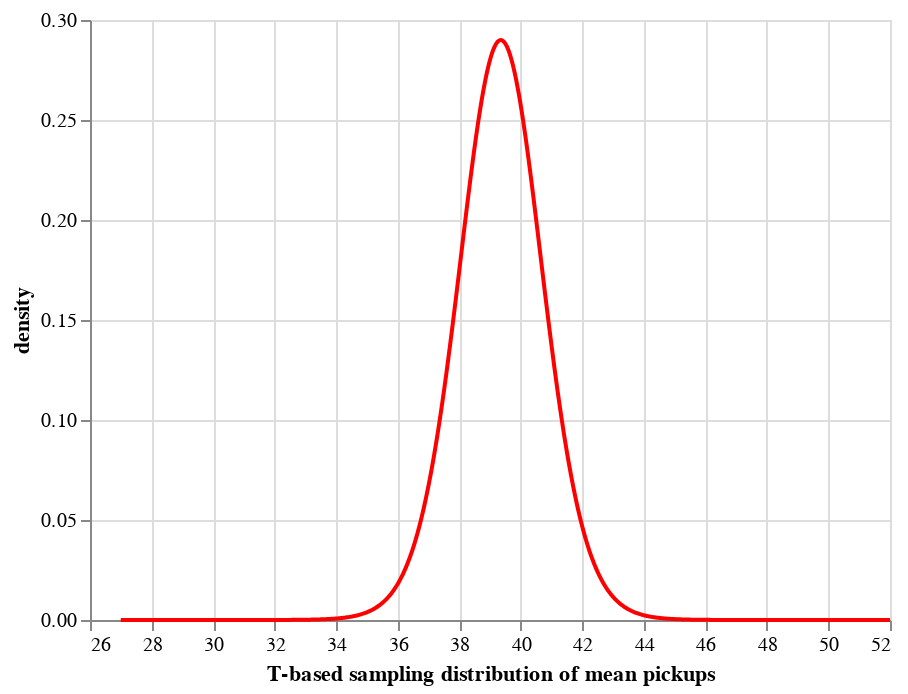

Write notebook code for a chart like this one.
### Markdown cell above
## 1.3 t-based confidence distribution for mean pickups

A slight improvement to the sampling distribution above is to use a Student's t confidence distribution. At small sample sizes, the Normal approximation is less accurate; a scaled-and-shifted Student's t distribution will have slightly fatter tails than the Normal distribution. 

To determine how fat the tails are, the t distribution uses a *degrees of freedom* parameter, which for the estimate of a single independent mean of sample size $n$ is equal to $n - 1$. Thus, an improved confidence distribution over the Normal approximation above is:

$\begin{align}
\mathrm{density~function~(PDF):~} & f_\mathrm{t}\left(x \middle| n - 1, \bar{x}, s_\bar{x}\right) & \mathtt{stats.t.pdf()}\\
\mathrm{cumulative~distribution~function~(CDF):~} & F_\mathrm{t}\left(x \middle| n - 1, \bar{x}, s_\bar{x}\right) & \mathtt{stats.t.cdf()}\\
\mathrm{quantile~function~(PPF):~} & F^{-1}_\mathrm{t}\left(p \middle| n - 1, \bar{x}, s_\bar{x}\right) & \mathtt{stats.t.ppf()}
\end{align}$

This confidence distribution is related to the common Student's t test: confidence intervals from this distribution are the same as the confidence intervals you would generate from a t test.

### Question 1.3.1 Visualize the Student's t confidence distribution for the mean (5 points)

Visualize the density of the t-based confidence distribution described above in a similar manner to how the Normal sampling distribution was visualized, but use a different color for the line (this will help you with the next question):

### Code cell
density2 = stats.t.pdf(x, df=len(pickups_df) - 1, loc=pickups_mean, scale=pickups_se)

df2 = pd.DataFrame({"T-based sampling distribution of mean pickups": x, "density": density2})

pickups_t_chart = alt.Chart(df2).mark_line(color = 'red').encode(
    x="T-based sampling distribution of mean pickups",
    y="density"
)

pickups_t_chart
#raise NotImplementedError()

### Figure 1 — Vega-Lite specification as saved in the notebook (floating-point values rounded to 4 significant figures; data arrays with more than 128 entries replaced by an {"elided": "..."} marker saying what was removed)
{"config": {"view": {"continuousWidth": 400, "continuousHeight": 300}}, "data": {"name": "data-42a6589b8d0b3fe5c9f0b7d5a2ae90a6"}, "mark": {"type": "line", "color": "red"}, "encoding": {"x": {"type": "quantitative", "field": "T-based sampling distribution of mean pickups"}, "y": {"type": "quantitative", "field": "density"}}, "$schema": "https://vega.github.io/schema/vega-lite/v4.8.1.json", "datasets": {"data-42a6589b8d0b3fe5c9f0b7d5a2ae90a6": {"elided": "1001 records"}}}
